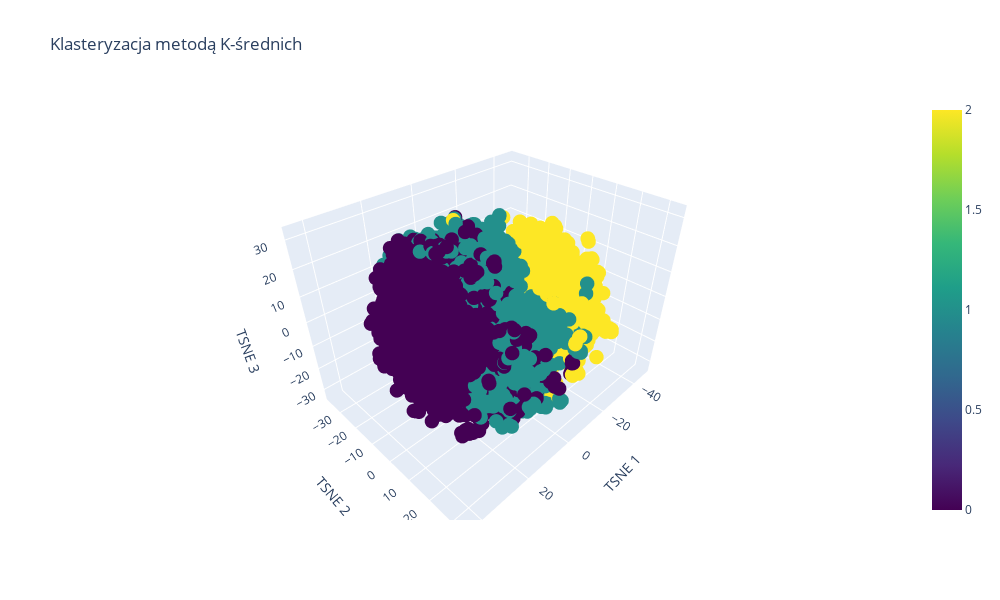
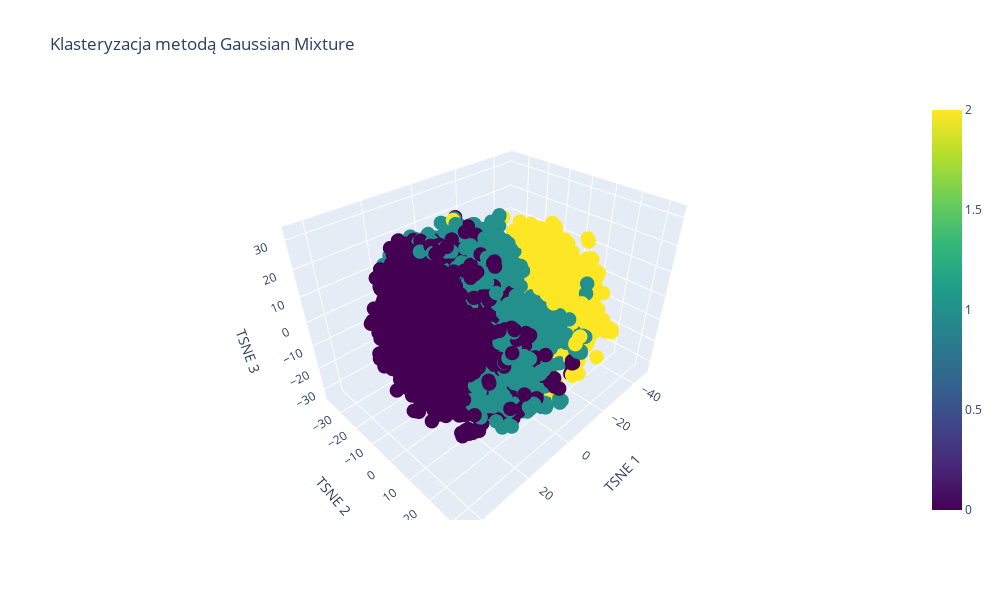
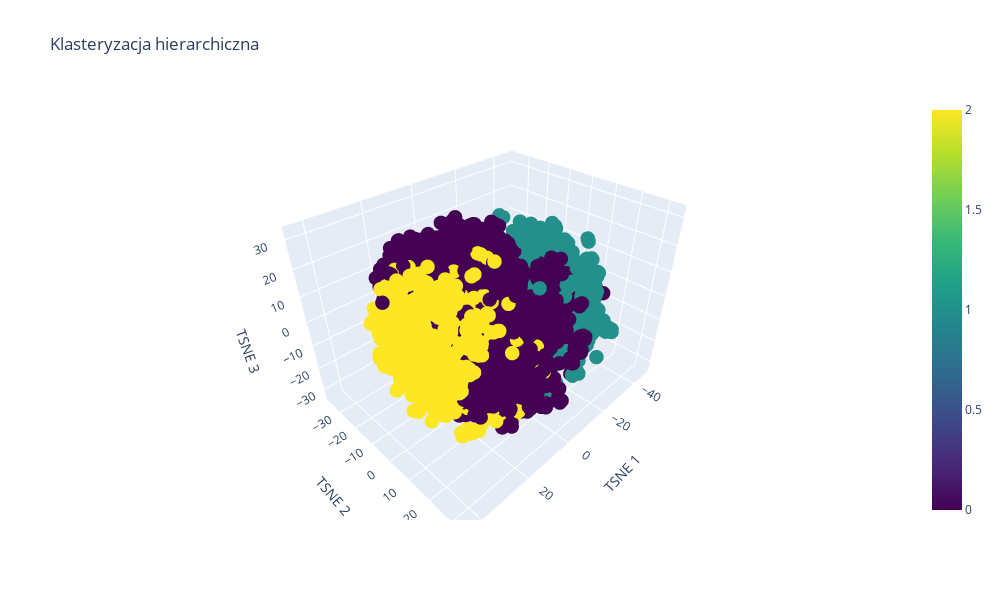
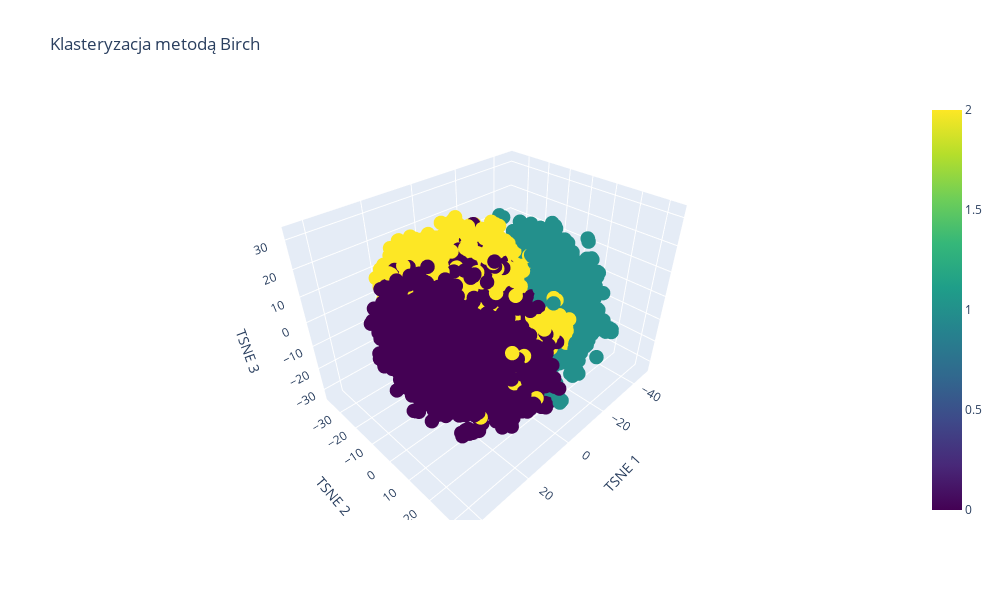

Notebook code for these charts, in order:
### Code cell
import plotly.graph_objects as go
# Skalowanie danych - ważne przed klasteryzacją
scaler = StandardScaler()
scaled_data = scaler.fit_transform(embeddings_array2)

# Redukcja wymiarowości do 3D żeby móc zwizualizować
tsne = TSNE(n_components=3, random_state=42)
tsne_results = tsne.fit_transform(scaled_data)

# Funkcja do rysowania wyników klasteryzacji w 3D używając plotly
def plot_clustering_results_3d(tsne_data, labels, title):
    fig = go.Figure(data=[go.Scatter3d(
        x=tsne_data[:, 0],
        y=tsne_data[:, 1],
        z=tsne_data[:, 2],
        mode='markers',
        marker=dict(
            size=5,
            color=labels,
            colorscale='Viridis',
            showscale=True
        )
    )])
    
    fig.update_layout(
        title=title,
        scene=dict(
            xaxis_title='TSNE 1',
            yaxis_title='TSNE 2',
            zaxis_title='TSNE 3'
        ),
        width=1000,
        height=600
    )
    fig.show()

# Funkcja do oceny jakości klasteryzacji i wyświetlania przykładowych obrazów z klastrów
def evaluate_clustering_and_show_examples(data, labels, model_name, folder_path, num_examples=20):
    # Get list of image files from folder
    image_files = [f for f in os.listdir(folder_path) if f.endswith(('.jpg', '.jpeg', '.png'))]
    image_paths = [os.path.join(folder_path, f) for f in image_files]
    
    if len(np.unique(labels)) > 1:
        sil_score = silhouette_score(data, labels)
        db_score = davies_bouldin_score(data, labels)
        ch_score = calinski_harabasz_score(data, labels)
        
        print(f"\nMetryki oceny dla {model_name}:")
        print(f"Współczynnik Silhouette: {sil_score:.3f}")
        print(f"Współczynnik Daviesa-Bouldina: {db_score:.3f}")
        print(f"Współczynnik Calinskiego-Harabasza: {ch_score:.3f}")
        
        # Wyświetlanie informacji o klastrach
        unique_labels = np.unique(labels)
        for label in unique_labels:
            cluster_indices = np.where(labels == label)[0]
            cluster_files = [image_files[i] for i in cluster_indices]
            
            # Liczenie procentów dla każdej kategorii
            covid_count = sum('COVID' in f for f in cluster_files)
            pneumonia_count = sum('PNEUMONIA' in f for f in cluster_files)
            normal_count = sum('NORMAL' in f for f in cluster_files)
            total = len(cluster_files)
            
            print(f"\nKlaster {label}:")
            print(f"Liczba obrazów w klastrze: {total}")
            print(f"COVID: {covid_count/total*100:.1f}%")
            print(f"PNEUMONIA: {pneumonia_count/total*100:.1f}%")
            print(f"NORMAL: {normal_count/total*100:.1f}%")
    else:
        print(f"\nUwaga: {model_name} utworzył tylko jeden klaster - nie można obliczyć metryk")

# 1. Klasteryzacja metodą K-średnich
n_clusters = 3
kmeans = KMeans(n_clusters=n_clusters, random_state=42)
kmeans_labels = kmeans.fit_predict(scaled_data)

plot_clustering_results_3d(tsne_results, kmeans_labels, 'Klasteryzacja metodą K-średnich')
evaluate_clustering_and_show_examples(scaled_data, kmeans_labels, 'K-średnich', 'clean_data')

# Gaussian Mixture Model
gmm = GaussianMixture(n_components=n_clusters, random_state=42)
gmm_labels = gmm.fit_predict(scaled_data)

plot_clustering_results_3d(tsne_results, gmm_labels, 'Klasteryzacja metodą Gaussian Mixture')
evaluate_clustering_and_show_examples(scaled_data, gmm_labels, 'Gaussian Mixture', 'clean_data')

# Agglomerative Clustering
agg = AgglomerativeClustering(n_clusters=n_clusters)
agg_labels = agg.fit_predict(scaled_data)

plot_clustering_results_3d(tsne_results, agg_labels, 'Klasteryzacja hierarchiczna')
evaluate_clustering_and_show_examples(scaled_data, agg_labels, 'Agglomerative Clustering', 'clean_data')
# Birch
birch = Birch(threshold=0.2)
birch_labels = birch.fit_predict(scaled_data)

# Zapisywanie ścieżek do zdjęć dla każdego klastra
cluster_1 = [image_files[i] for i in range(len(birch_labels)) if birch_labels[i] == 0]
cluster_2 = [image_files[i] for i in range(len(birch_labels)) if birch_labels[i] == 1]
cluster_3 = [image_files[i] for i in range(len(birch_labels)) if birch_labels[i] == 2]

plot_clustering_results_3d(tsne_results, birch_labels, 'Klasteryzacja metodą Birch')
evaluate_clustering_and_show_examples(scaled_data, birch_labels, 'Birch', 'clean_data')


# # 2. Klasteryzacja DBSCAN
# dbscan = DBSCAN(eps=80, min_samples=4104)  # Możesz dostosować parametry
# dbscan_labels = dbscan.fit_predict(scaled_data)

# plot_clustering_results(embeddings_array2, dbscan_labels, 'Klasteryzacja DBSCAN')
# evaluate_clustering(scaled_data, dbscan_labels, 'DBSCAN')

### Figure 1 — Plotly figure (JSON) as saved in the notebook; plotly's stock layout.template omitted (floating-point values rounded to 4 significant figures; data arrays with more than 128 entries replaced by an {"elided": "..."} marker saying what was removed)
{"data": [{"marker": {"color": {"elided": "5228 int values"}, "colorscale": [[0, "#440154"], [0.1111, "#482878"], [0.2222, "#3e4989"], [0.3333, "#31688e"], [0.4444, "#26828e"], [0.5556, "#1f9e89"], [0.6667, "#35b779"], [0.7778, "#6ece58"], [0.8889, "#b5de2b"], [1, "#fde725"]], "showscale": true, "size": 5}, "mode": "markers", "type": "scatter3d", "x": {"elided": "5228 float values"}, "y": {"elided": "5228 float values"}, "z": {"elided": "5228 float values"}}], "layout": {"height": 600, "scene": {"xaxis": {"title": {"text": "TSNE 1"}}, "yaxis": {"title": {"text": "TSNE 2"}}, "zaxis": {"title": {"text": "TSNE 3"}}}, "title": {"text": "Klasteryzacja metodą K-średnich"}, "width": 1000}}

### Figure 2 — Plotly figure (JSON) as saved in the notebook; plotly's stock layout.template omitted (floating-point values rounded to 4 significant figures; data arrays with more than 128 entries replaced by an {"elided": "..."} marker saying what was removed)
{"data": [{"marker": {"color": {"elided": "5228 int values"}, "colorscale": [[0, "#440154"], [0.1111, "#482878"], [0.2222, "#3e4989"], [0.3333, "#31688e"], [0.4444, "#26828e"], [0.5556, "#1f9e89"], [0.6667, "#35b779"], [0.7778, "#6ece58"], [0.8889, "#b5de2b"], [1, "#fde725"]], "showscale": true, "size": 5}, "mode": "markers", "type": "scatter3d", "x": {"elided": "5228 float values"}, "y": {"elided": "5228 float values"}, "z": {"elided": "5228 float values"}}], "layout": {"height": 600, "scene": {"xaxis": {"title": {"text": "TSNE 1"}}, "yaxis": {"title": {"text": "TSNE 2"}}, "zaxis": {"title": {"text": "TSNE 3"}}}, "title": {"text": "Klasteryzacja metodą Gaussian Mixture"}, "width": 1000}}

### Figure 3 — Plotly figure (JSON) as saved in the notebook; plotly's stock layout.template omitted (floating-point values rounded to 4 significant figures; data arrays with more than 128 entries replaced by an {"elided": "..."} marker saying what was removed)
{"data": [{"marker": {"color": {"elided": "5228 int values"}, "colorscale": [[0, "#440154"], [0.1111, "#482878"], [0.2222, "#3e4989"], [0.3333, "#31688e"], [0.4444, "#26828e"], [0.5556, "#1f9e89"], [0.6667, "#35b779"], [0.7778, "#6ece58"], [0.8889, "#b5de2b"], [1, "#fde725"]], "showscale": true, "size": 5}, "mode": "markers", "type": "scatter3d", "x": {"elided": "5228 float values"}, "y": {"elided": "5228 float values"}, "z": {"elided": "5228 float values"}}], "layout": {"height": 600, "scene": {"xaxis": {"title": {"text": "TSNE 1"}}, "yaxis": {"title": {"text": "TSNE 2"}}, "zaxis": {"title": {"text": "TSNE 3"}}}, "title": {"text": "Klasteryzacja hierarchiczna"}, "width": 1000}}

### Figure 4 — Plotly figure (JSON) as saved in the notebook; plotly's stock layout.template omitted (floating-point values rounded to 4 significant figures; data arrays with more than 128 entries replaced by an {"elided": "..."} marker saying what was removed)
{"data": [{"marker": {"color": {"elided": "5228 int values"}, "colorscale": [[0, "#440154"], [0.1111, "#482878"], [0.2222, "#3e4989"], [0.3333, "#31688e"], [0.4444, "#26828e"], [0.5556, "#1f9e89"], [0.6667, "#35b779"], [0.7778, "#6ece58"], [0.8889, "#b5de2b"], [1, "#fde725"]], "showscale": true, "size": 5}, "mode": "markers", "type": "scatter3d", "x": {"elided": "5228 float values"}, "y": {"elided": "5228 float values"}, "z": {"elided": "5228 float values"}}], "layout": {"height": 600, "scene": {"xaxis": {"title": {"text": "TSNE 1"}}, "yaxis": {"title": {"text": "TSNE 2"}}, "zaxis": {"title": {"text": "TSNE 3"}}}, "title": {"text": "Klasteryzacja metodą Birch"}, "width": 1000}}
